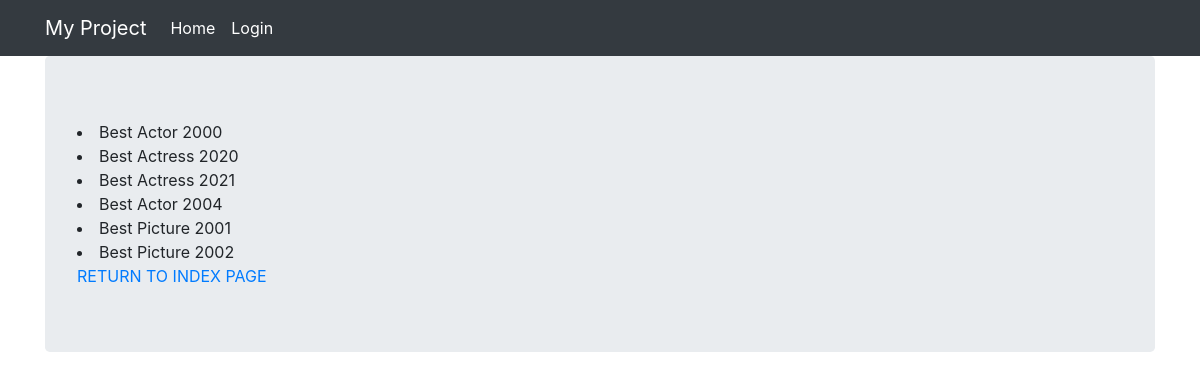
The app's page /movies/oscars-class-view/ with its own data.
### movies/models.py (models this page shows)
class Oscar(models.Model):
    CATEGORIES = [
        ("BAT", "Best Actor"),
        ("BAS", "Best Actress"),
        ("BPC", "Best Picture")
    ]
    category = models.CharField(choices=CATEGORIES, max_length=3)
    year = models.IntegerField()
    actor = models.ForeignKey(
        Actor, on_delete=models.CASCADE, related_name="oscars", blank=True, null=True
    )
    movie = models.ForeignKey(
        Movie, on_delete=models.CASCADE, related_name="oscars", blank=True, null=True
    )
    def __str__(self):
        return f"{self.get_category_display()} {self.year}"

### movies/views.py (the view)
# urls.py: path("oscars-class-view/", views.OscarView.as_view(), name="oscars-class-view"),
class OscarView(View):
    def get(self, request):
        return render(
            request,
            template_name="movies/oscars.html",
            context={"oscars": Oscar.objects.all()}
        )

### movies/templates/movies/oscars.html
{% extends "base.html" %}
{% block content %}
    {% for o in oscars %}
        <li>{{ o }}</li>
    {% endfor %}
    <a href="{% url 'movies:movies-homepage' %}">RETURN TO INDEX PAGE</a>
{% endblock %}

### records on screen
Oscar: category+year "Best Actor 2000"
Oscar: category+year "Best Actress 2020"
Oscar: category+year "Best Actress 2021"
Oscar: category+year "Best Actor 2004"
Oscar: category+year "Best Picture 2001"
Oscar: category+year "Best Picture 2002"
